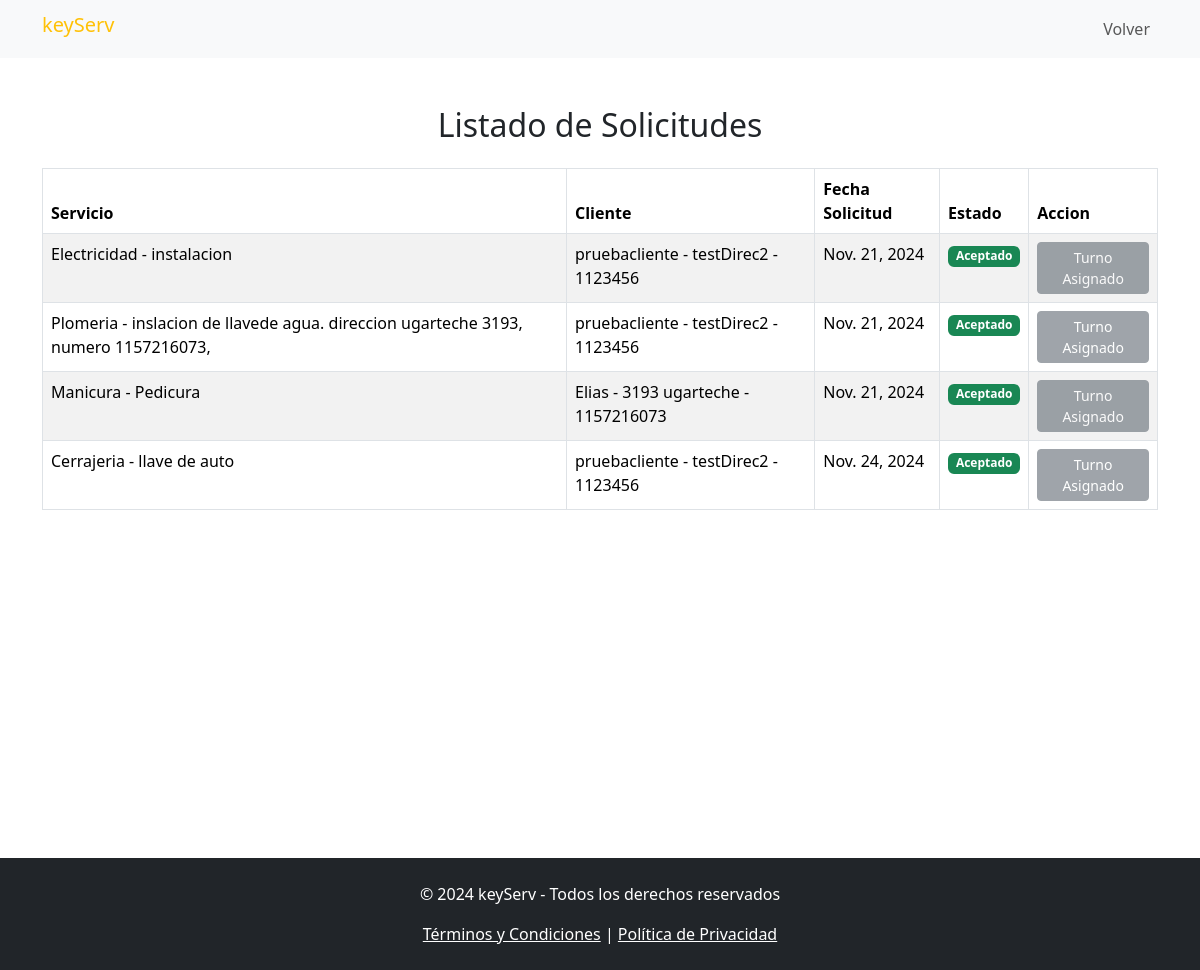
Page /solicitudes/listado_solicitudes/ on the earlier database version.
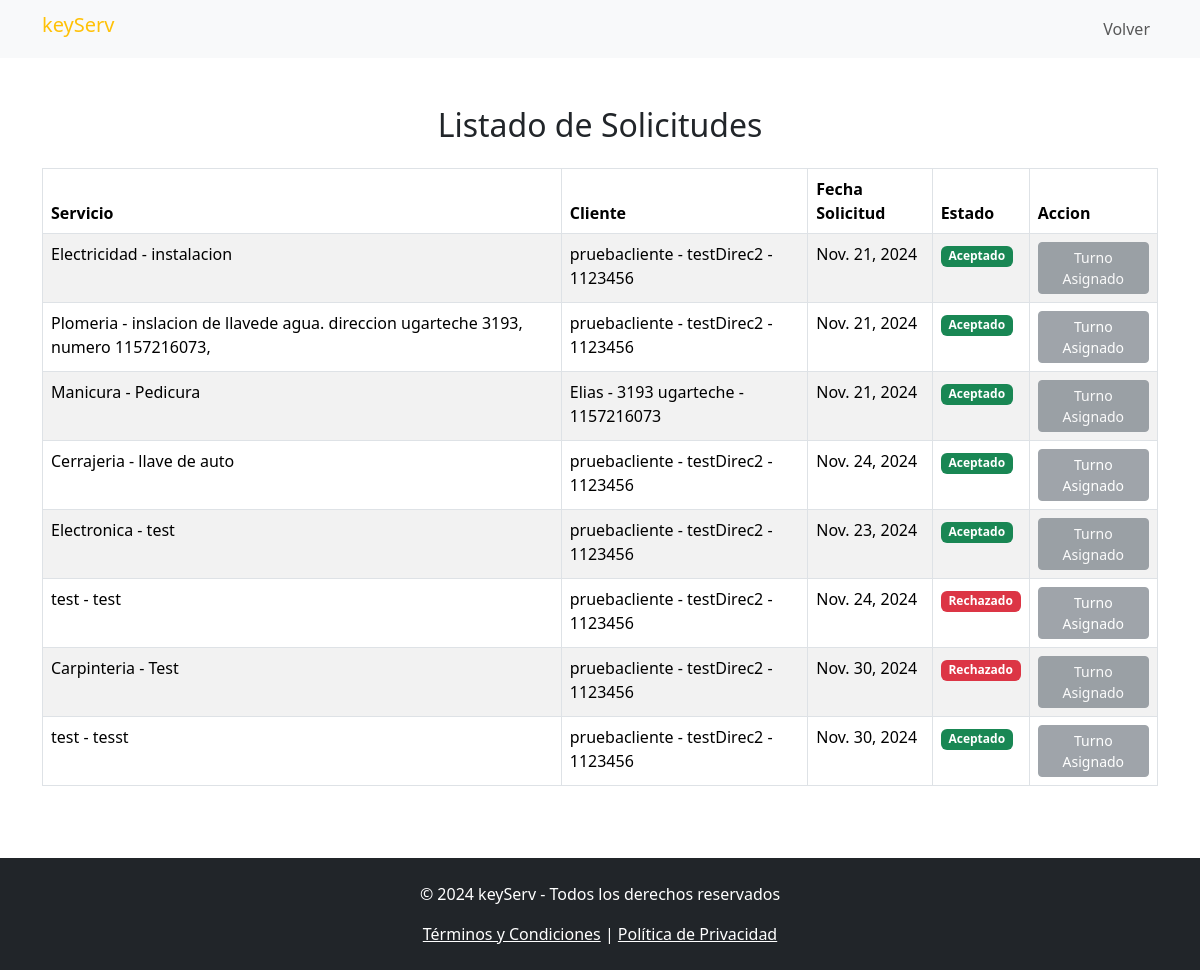
Same page on the later database version.
### apps/solicitudes/models.py (models this page shows, shortened)
class Solicitud(models.Model):
    cliente = models.ForeignKey(Cliente, on_delete=models.CASCADE)
    servicio = models.ForeignKey(Servicio, on_delete=models.CASCADE)
    fecha_solicitud = models.DateField(auto_now_add=True)
    fecha_servicio = models.DateField()
    estado = models.CharField(max_length=10, default='Pendiente')

### apps/servicios/models.py (models this page shows)
class Servicio(models.Model):
    nombre_servicio = models.CharField(max_length=100)
    descripcion = models.TextField()
    def __str__(self):
        return f"{self.nombre_servicio } - {self.descripcion}"

### apps/usuarios/models.py (models this page shows)
class Cliente(models.Model):
    usuario = models.OneToOneField(Usuario, on_delete=models.CASCADE)
    direccion = models.CharField(max_length=255)
    telefono = models.CharField(max_length=15)
    def __str__(self):
        return f"{self.usuario.username} - {self.direccion} - {self.telefono}"

class Usuario(AbstractUser):
    ROLES = [
        ('Cliente', 'Cliente'),
        ('Profesional', 'Profesional')
    ]
    rol = models.CharField(max_length=20, choices=ROLES)

### apps/solicitudes/views.py (the view)
# urls.py: path('listado_solicitudes/', views.SolicitudesView.as_view(), name='listado_solicitudes'),
class SolicitudesView(ListView):
    model = Solicitud
    template_name = 'listado_solicitudes.html'
    context_object_name = 'solicitudes'
    def get_queryset(self):
        return Solicitud.objects.annotate(
            turno_asignado=Exists(Turno.objects.filter(solicitud=OuterRef('pk'))),
            estado_turno=Subquery(
                Turno.objects.filter(solicitud=OuterRef('pk')).values('estado')[:1]
            )
        )

### apps/solicitudes/templates/listado_solicitudes.html (shortened to what this page needs)
{% extends 'base.html' %}
{% block navbar %}
  <nav class="navbar navbar-expand-lg navbar-light bg-light">
    <div class="container">
      <h1 class="navbar-brand text-warning" href="#">keyServ</h1>
      <div class="collapse navbar-collapse" id="navbarNav">
        <ul class="navbar-nav ms-auto">
          <li class="nav-item">
            <a class="nav-link" href="{% url 'dashboard' %}">Volver</a>
          </li>
        </ul>
      </div>
    </div>
  </nav>
{% endblock %}
{% block content %}
<main class="container py-5 d-flex flex-column min-vh-100">
    <h2 class="text-center text-dark mb-4">Listado de Solicitudes</h2>
    <table class="table table-striped table-bordered">
        <thead class="bg-warning text-white">
            <tr>
                <th>Servicio</th>
                <th>Cliente</th>
                <th>Fecha Solicitud</th>
                <th>Estado</th>
                <th>Accion</th>
            </tr>
        </thead>
        <tbody>
            {% for solicitud in solicitudes %}
            <tr>
                <td>{{ solicitud.servicio }}</td>
                <td>{{ solicitud.cliente }}</td>
                <td>{{ solicitud.fecha_servicio }}</td>
                <td>
                  {% if solicitud.turno_asignado %}
                    {% if solicitud.estado_turno == 'Aceptado' %}
                      <span class="badge bg-success">Aceptado</span>
                    {% elif solicitud.estado_turno == 'Rechazado' %}
                      <span class="badge bg-danger">Rechazado</span>
                    {% endif %}
                  {% else %}
                    <span class="badge bg-secondary">Pendiente</span>
                  {% endif %}
                </td>
                <td>
                  {% if solicitud.turno_asignado %}
                      <button class="btn btn-secondary btn-sm" disabled>Turno Asignado</button>
                  {% else %}
                      <a href="{% url 'asignar_turno' solicitud.id %}" class="btn btn-primary btn-sm">Asignar Turno</a>
                  {% endif %}
                </td>
            </tr>
            {% endfor %}
        </tbody>
    </table>
</main>
{% endblock %}

Differences in the rows shown:
added Solicitud: servicio "Electronica - test", cliente "pruebacliente - testDirec2 - 1123456", fecha_servicio "Nov. 23, 2024", shows "Aceptado", shows "Turno Asignado"
added Solicitud: servicio "test - test", cliente "pruebacliente - testDirec2 - 1123456", fecha_servicio "Nov. 24, 2024", shows "Rechazado", shows "Turno Asignado"
added Solicitud: servicio "Carpinteria - Test", cliente "pruebacliente - testDirec2 - 1123456", fecha_servicio "Nov. 30, 2024", shows "Rechazado", shows "Turno Asignado"
added Solicitud: servicio "test - tesst", cliente "pruebacliente - testDirec2 - 1123456", fecha_servicio "Nov. 30, 2024", shows "Aceptado", shows "Turno Asignado"
